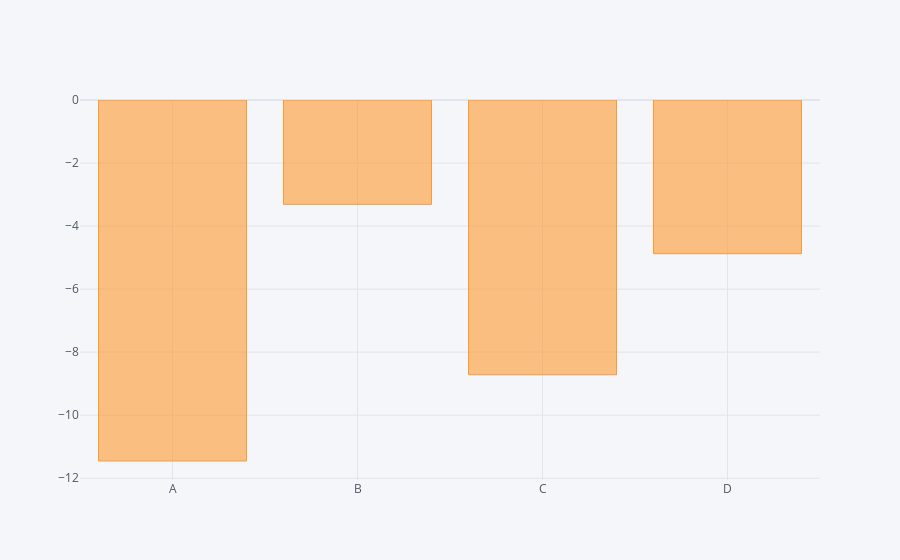

The cell this chart's notebook holds for it:
### Code cell
df_1.sum().iplot(kind='bar') # it printed in the opposite way, should print in the normal way

### Figure 1 — Plotly figure (JSON) as saved in the notebook; plotly's stock layout.template omitted (floating-point values rounded to 4 significant figures)
{"data": [{"marker": {"color": "rgba(255, 153, 51, 0.6)", "line": {"color": "rgba(255, 153, 51, 1.0)", "width": 1}}, "name": "None", "orientation": "v", "text": "", "type": "bar", "x": ["A", "B", "C", "D"], "y": [-11.45, -3.31, -8.718, -4.876]}], "layout": {"legend": {"bgcolor": "#F5F6F9", "font": {"color": "#4D5663"}}, "paper_bgcolor": "#F5F6F9", "plot_bgcolor": "#F5F6F9", "title": {"font": {"color": "#4D5663"}}, "xaxis": {"gridcolor": "#E1E5ED", "showgrid": true, "tickfont": {"color": "#4D5663"}, "title": {"font": {"color": "#4D5663"}, "text": ""}, "zerolinecolor": "#E1E5ED"}, "yaxis": {"gridcolor": "#E1E5ED", "showgrid": true, "tickfont": {"color": "#4D5663"}, "title": {"font": {"color": "#4D5663"}, "text": ""}, "zerolinecolor": "#E1E5ED"}}}
